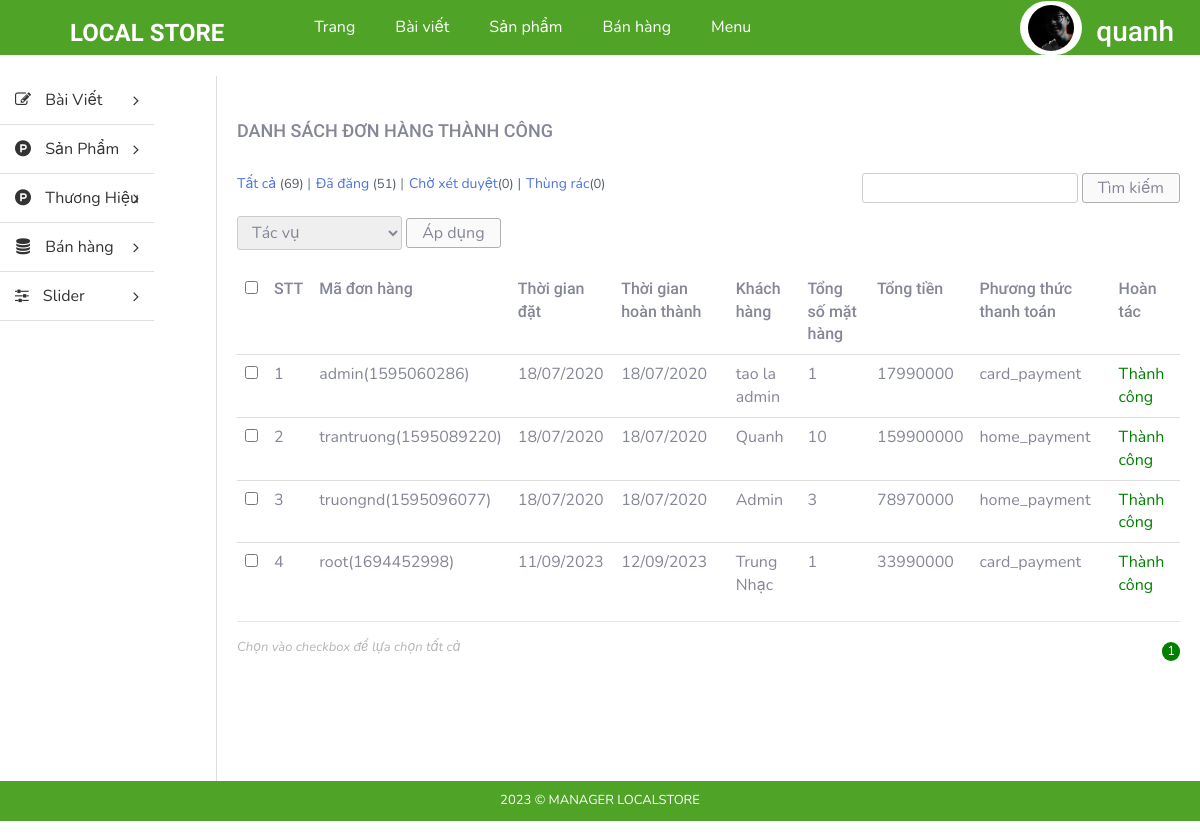
Page /admin/index.php?modules=orders&controllers=index&action=list (signed in) on the committed database.
### tables this page shows
CREATE TABLE `tbl_order` (
  `id` int(11) NOT NULL,
  `custom_id` int(11) NOT NULL,
  `total_price` float NOT NULL,
  `total_num_product` int(11) NOT NULL,
  `create_date` varchar(255) NOT NULL,
  `note` text NOT NULL,
  `payment_method` varchar(255) NOT NULL,
  `status` enum('Thành công','Chờ xác nhận','Hủy','') NOT NULL,
  `id_cart` int(11) NOT NULL,
  `time` varchar(255) NOT NULL,
  `code` varchar(255) NOT NULL,
  `date_confirm` varchar(255) NOT NULL
);

### admin/libraries/database.php (called while the page is built, shortened)
<?php
function db_query($query_string) {
    global $conn;
    $result = mysqli_query($conn, $query_string);
    return $result;
}
function db_fetch_row($query_string) {
    $mysqli_result = db_query($query_string);
    $result = mysqli_fetch_assoc($mysqli_result);
    return $result;
}
function db_fetch_array($query_string) {
    $result = array();
    $mysqli_result = db_query($query_string);
    while ($row = mysqli_fetch_assoc($mysqli_result)) {
        $result[] = $row;
    }
    return $result;
}

### admin/modules/orders/models/indexModel.php (called while the page is built, shortened)
<?php
function getAllOrder(){
	return db_fetch_array("SELECT * FROM `tbl_order` WHERE `status` ='Thành công'");
}
function getNameCus($id){
	$data = db_fetch_row("SELECT * FROM `tbl_customer` WHERE `id` = '$id'");
	return $data['fullname'];
}
 ?>

### admin/modules/orders/controllers/indexController.php (called while the page is built, shortened)
<?php
function listAction() {
	$data_tmp = getAllOrder();
	foreach ($data_tmp as $key => $value) {
		$data_tmp[$key]['fullname'] = getNameCus($data_tmp[$key]['custom_id']);
	}
	if(!empty($_GET['page'])){
		$page = $_GET['page'];
	}else{
		$page =1;
	}
	$numProduct = count($data_tmp);
	$productOnPage = 5;
	$num = ceil($numProduct/$productOnPage);
	$start = ($page - 1) * $productOnPage;
	$res =[];
	for ($i=$start; $i < $start+$productOnPage; $i++) {
		if(isset($data_tmp[$i]))
        $res[] = $data_tmp[$i];
	};
	$data = [$res, $num, $page];
	load_view('list',$data);
}
?>

### admin/core/router.php (called while the page is built, shortened)
<?php
$action_name = get_action().'Action';
call_function(array('construct', $action_name));

### admin/core/appload.php (called while the page is built, shortened)
<?php
require CONFIGPATH . DIRECTORY_SEPARATOR . 'database.php';
require LIBPATH . DIRECTORY_SEPARATOR . 'database.php';
require COREPATH . DIRECTORY_SEPARATOR . 'base.php';
require COREPATH . DIRECTORY_SEPARATOR . 'router.php';

### admin/index.php (called while the page is built, shortened)
<?php
require COREPATH.DIRECTORY_SEPARATOR.'appload.php';

### admin/modules/orders/views/listView.php (the view, shortened to what this page needs)
<div id="main-content-wp" class="list-product-page">
    <div class="wrap clearfix">
        <div id="content" class="fl-right">
            <div class="section" id="title-page">
                <div class="clearfix">
                    <h3 id="index" class="fl-left">Danh sách đơn hàng thành công</h3>
                </div>
            </div>
            <div class="section" id="detail-page">
                <div class="section-detail">
                    <div class="filter-wp clearfix">
                        <ul class="post-status fl-left">
                            <li class="all"><a href="">Tất cả <span class="count">(69)</span></a> |</li>
                            <li class="publish"><a href="">Đã đăng <span class="count">(51)</span></a> |</li>
                            <li class="pending"><a href="">Chờ xét duyệt<span class="count">(0)</span> |</a></li>
                            <li class="pending"><a href="">Thùng rác<span class="count">(0)</span></a></li>
                        </ul>
                        <form method="GET" class="form-s fl-right">
                            <input type="text" name="s" id="s">
                            <input type="submit" name="sm_s" value="Tìm kiếm">
                        </form>
                    </div>
                    <div class="actions">
                        <form method="GET" action="" class="form-actions">
                            <select name="actions">
                                <option value="0">Tác vụ</option>
                            </select>
                            <input type="submit" name="sm_action" value="Áp dụng">
                        </form>
                    </div>
                    <div class="table-responsive">
                        <table class="table list-table-wp">
                            <thead>
                                <tr>
                                    <td><input type="checkbox" name="checkAll" id="checkAll"></td>
                                    <td><span class="thead-text">STT</span></td>
                                    <td><span class="thead-text">Mã đơn hàng</span></td>
                                    <td><span class="thead-text">Thời gian đặt</span></td>
                                    <td><span class="thead-text">Thời gian hoàn thành</span></td>
                                    <td><span class="thead-text">Khách hàng</span></td>
                                    <td><span class="thead-text">Tổng số mặt hàng</span></td>
                                    <td><span class="thead-text">Tổng tiền</span></td>
                                    <td><span class="thead-text">Phương thức thanh toán</span></td>
                                    <td><span class="thead-text">Hoàn tác</span></td>
                                </tr>
                            </thead>
                            <tbody>
                                <?php if(!empty($data['0'])) foreach ($data['0'] as $key => $value) {?>
                                <tr>
                                    <td><input type="checkbox" name="checkItem" class="checkItem"></td>
                                    <td><span class="tbody-text"><?php echo ($key +1); ?></span></td>
                                    <td><span class="tbody-text"><?php  echo $value['code']; ?></span></td>
                                    <td><span class="tbody-text"><?php  echo $value['create_date']; ?></span></td>
                                    <td><span class="tbody-text"><?php  echo $value['date_confirm']; ?></span></td>
                                    <td><span class="tbody-text"><?php  echo $value['fullname']; ?></span></td>
                                    <td><span class="tbody-text"><?php  echo $value['total_num_product']; ?></span></td>
                                    <td><span class="tbody-text"><?php  echo $value['total_price']; ?></h3></span>
                                    <td><span class="tbody-text"><?php  echo $value['payment_method']; ?></span></td>
                                    <td><span class="tbody-text" style="color: green;">Thành công</span></td>
                                </tr>
                                <?php }; ?>
                            </tbody>
                        </table>
                        <hr>
                    </div>
                </div>
            </div>
            <div class="section" id="paging-wp">
                <div class="section-detail clearfix">
                    <p id="desc" class="fl-left">Chọn vào checkbox để lựa chọn tất cả</p>
                    <ul id="list-paging" class="fl-right">
                        <?php for ($i=1; $i <= $data['1'] ; $i++) { ?>
                        <li>
                            <a <?php if($i == $data['2']) echo 'style="background-color: green;color:white; border-radius:300px;"';  ?>  href="?modules=orders&controllers=index&action=list&page=<?php echo $i; ?>" title=""><?php echo $i; ?></a>
                        </li>
                        <?php }; ?>
                    </ul>
                </div>
            </div>
        </div>
    </div>
</div>

### admin/core/base.php (shortened to what this page needs)
<?php
function get_module() {
    global $config;
    $module = isset($_GET['modules']) ? $_GET['modules'] : $config['default_module'];
    return $module;
}
function call_function($list_function = array()) {
    if (is_array($list_function)) {
        foreach ($list_function as $f) {
            if (function_exists($f())) {
                $f();
            }
        }
    }
}
function load_view($name, $data_send = array()) {
    $data = $data_send;
    $path = MODULESPATH . DIRECTORY_SEPARATOR . get_module() . DIRECTORY_SEPARATOR . 'views' . DIRECTORY_SEPARATOR . $name . 'View.php';
    if (file_exists($path)) {
        require $path;
    } else {
        echo "Không tìm thấy {$path}";
    }
}
function get_header($name = '') {
    global $data;
    if (empty($name)) {
        $name = 'header';
    } else {
        $name = "header-{$name}";
    }
    $path = LAYOUTPATH . DIRECTORY_SEPARATOR . $name . '.php';
    if (file_exists($path)) {
        if (is_array($data)) {
            foreach ($data as $key => $a) {
                $$key = $a;
            }
        }
        require $path;
    } else {
        echo "Không tìm thấy {$path}";
    }
}
function get_footer($name = '') {
    global $data;
    if (empty($name)) {
        $name = 'footer';
    } else {
        $name = "footer-{$name}";
    }
    $path = LAYOUTPATH . DIRECTORY_SEPARATOR . $name . '.php';
    if (file_exists($path)) {
        if (is_array($data)) {
            foreach ($data as $key => $a) {
                $$key = $a;
            }
        }
        require $path;
    } else {
        echo "Không tìm thấy {$path}";
    }
}
function get_sidebar($name = '') {
    global $data;
    if (empty($name)) {
        $name = 'sidebar';
    } else {
        $name = "sidebar-{$name}";
    }
    $path = LAYOUTPATH . DIRECTORY_SEPARATOR . $name . '.php';
    if (file_exists($path)) {
        if (is_array($data)) {
            foreach ($data as $key => $a) {
                $$key = $a;
            }
        }
        require $path;
    } else {
        echo "Không tìm thấy {$path}";
    }
}
?>

### admin/public/css/import/global.css (style rules this page uses)
body { font-family: "Roboto Regular"; font-size: 14px; line-height: 24px; color: #333; }
.fl-left { float: left; }
.fl-right { float: right; }
ul li { list-style: none!important; }
a { text-decoration: none!important; }

### admin/public/css/import/list_post.css (style rules this page uses)
#content { width: 82%; border-left: 1px solid #ddd; padding: 20px; }
#index { font-family: 'Roboto Medium'; font-weight: normal; text-transform: uppercase; font-size: 18px; padding: 24px 0px; }
.list-table-wp thead tr td { font-family: 'Roboto Medium'; font-weight: normal; }
#paging-wp #desc { font-size: 13px; color: #b5b5b5; font-style: italic; }
#list-paging li { float: left; }
#list-paging li a { display: inline-block; color: #555; font-size: 13px; padding: 0px 5px; }
.filter-wp { margin-bottom: 5px; }
.actions { margin-bottom: 20px; }
.post-status li { float: left; font-size: 14px; margin-right: 5px; }
.post-status li .count { color: #555d66; font-size: 13px; display: inline-block; }
.form-s input[type="text"], .form-actions select { border-radius: 3px; border: 1px solid #ccc; padding: 2px 10px; }
.form-s input[type="submit"], .form-actions input[type="submit"] { border-radius: 3px; border: 1px solid #afafaf; padding: 2px 15px; background: #fafafa; }
.form-actions select { padding: 4px 10px; }

### admin/public/css/import/menu.css (style rules this page uses)
.actions select { border-radius: 3px; border: 1px solid #ccc; padding: 4px 10px; }

### admin/public/css/import/detail_order.css (style rules this page uses)
.table { margin-bottom: 0!important; }

### rows in the picture
tbl_order: code "admin(1595060286)", create_date "18/07/2020", date_confirm "18/07/2020", fullname "tao la admin", total_num_product "1", total_price "17990000", payment_method "card_payment"
tbl_order: code "trantruong(1595089220)", create_date "18/07/2020", date_confirm "18/07/2020", fullname "Quanh", total_num_product "10", total_price "159900000", payment_method "home_payment"
tbl_order: code "truongnd(1595096077)", create_date "18/07/2020", date_confirm "18/07/2020", fullname "Admin", total_num_product "3", total_price "78970000", payment_method "home_payment"
tbl_order: code "root(1694452998)", create_date "11/09/2023", date_confirm "12/09/2023", fullname "Trung Nhạc", total_num_product "1", total_price "33990000", payment_method "card_payment"
